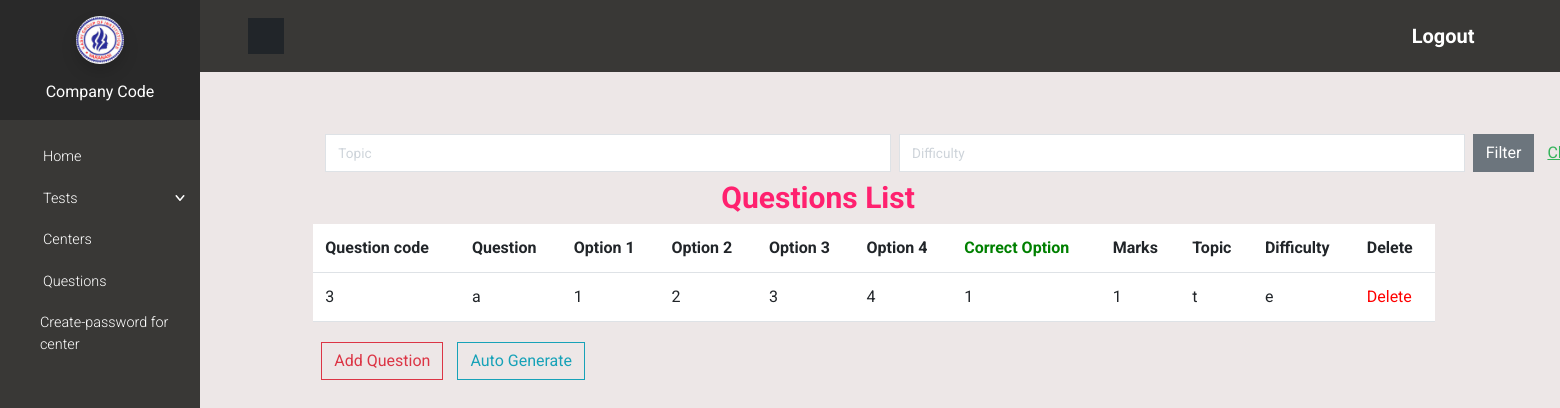
/questions/ (signed in), run on the app's committed database.
### companylogin/models.py (models this page shows, shortened)
class Question(models.Model):
    question = models.CharField(max_length=512)
    option_1 = models.CharField(max_length=256)
    option_2 = models.CharField(max_length=256)
    option_3 = models.CharField(max_length=256)
    option_4 = models.CharField(max_length=256)
    correct_option = models.CharField(max_length=256)
    marks = models.PositiveIntegerField()
    topic = models.CharField(max_length=128, blank=True, null=True, help_text="Subject/topic of the question")
    difficulty = models.CharField(max_length=64, blank=True, null=True)
    question_type = models.CharField(max_length=64, default="MCQ", help_text="MCQ, Descriptive, etc")
    generated_by = models.CharField(max_length=64, blank=True, null=True,
                                    help_text="set to 'ai' for auto-generated questions")
    created_at = models.DateTimeField(auto_now_add=True)

### companylogin/views.py (the view)
# urls.py: path('questions/',views.questions,name="questions"),
def questions(request):
    try:
        if request.session['com_id']:
            questions = Question.objects.all()
            topic = request.GET.get('topic')
            if topic:
                questions = questions.filter(topic__icontains=topic)
            difficulty = request.GET.get('difficulty')
            if difficulty:
                questions = questions.filter(difficulty__icontains=difficulty)
            return render(request,'questions.html',{ 'questions':questions})
    except KeyError:
        pass
    return redirect('homepage')

### companylogin/templates/questions.html (shortened to what this page needs)
{% load static %}
<!DOCTYPE html>
<html>
    <head>
        <link rel="stylesheet" href="{% static 'vendor/choices.js/public/assets/styles/choices.min.css' %}">
        <link rel="stylesheet" href="{% static 'vendor/overlayscrollbars/css/OverlayScrollbars.min.css' %}">
        <link rel="stylesheet" href="{% static 'static/css/main.css' %}">
        <link rel="stylesheet" href="{% static 'css/custom.css' %}">
    </head>
    <body>
        {% include 'com_header.html' %}
        <div class="page " style="background-color: #ddd2d287;" >
            <div class="container offset-md-1" id="question_table">
                <div class="row p-1"style="margin-top:10%;" >
                    <div class="row mb-2">
                        <form method="get" class="d-flex">
                            <input type="text" name="topic" placeholder="Topic" class="form-control me-2" value="{{ request.GET.topic }}">
                            <input type="text" name="difficulty" placeholder="Difficulty" class="form-control me-2" value="{{ request.GET.difficulty }}">
                            <button type="submit" class="btn btn-secondary">Filter</button>
                            <a href="{% url 'questions' %}" class="btn btn-link">Clear</a>
                        </form>
                    </div>
                    <table class="table table-bordered-bg-danger" style="width: 85%;">
                        <thead>
                            <tr>
                                <h2 style="font-size:30px;color:#ff216f;margin-left: 30%;">Questions List</h2>
                            </tr>
                            <tr >
                                <th scope="col">Question code</th>
                                <th scope="col">Question</th>
                                <th scope="col">Option 1</th>
                                <th scope="col">Option 2</th>
                                <th scope="col">Option 3</th>
                                <th scope="col">Option 4</th>
                                <th scope="col"style="color: green;">Correct Option</th>
                                <th>Marks</th>
                                <th>Topic</th>
                                <th>Difficulty</th>
                                <th>Delete</th>
                            </tr>
                        </thead>
                        <tbody >
                            {% for question in questions %}
                                    <tr style="background-color: #ffffff;!important">
                                        <td>{{ question.id }}</td>
                                        <td>{{ question.question }}</td>
                                        <td>{{ question.option_1 }}</td>
                                        <td>{{ question.option_2 }}</td>
                                        <td>{{ question.option_3 }}</td>
                                        <td>{{ question.option_4 }}</td>
                                        <td>{{ question.correct_option }}</td>
                                        <td>{{ question.marks }}</td>
                                        <td>{{ question.topic }}</td>
                                        <td>{{ question.difficulty }}</td>
                                        <td><a href="{% url 'delete_question' question.id %}" style="color: red;" onclick="return confirm('Are you sure you want to delete this question?');">Delete</a></td>
                                    </tr>
                            {% endfor %}
                        </tbody>
                    </table>
                </div>
                <div class="row">
                    <div class="col">
                        <button class="btn btn-outline-danger" id="add_question_btn" >Add Question</button>
                        <button class="btn btn-outline-info" id="generate_question_btn" style="margin-left:10px;">Auto Generate</button>
                    </div>
                </div>
            </div>
        </div>
        <link rel="stylesheet" href="https://use.fontawesome.com/releases/v5.7.1/css/all.css">
    </body>
</html>

### data on the page
Question: id "3", question "a", option_1 "1", option_2 "2", option_3 "3", option_4 "4", correct_option "1", marks "1", topic "t", difficulty "e"
